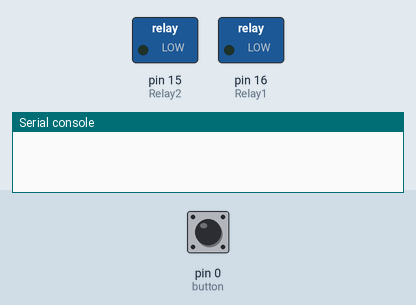
This program was run on a simulated MicroPython board. On the bench: switched loads named in the program (green lamp = pin HIGH), the last lines printed to the serial console. The test bench sets the inputs (shaded band); at power-on: pin 0 (button) HIGH.

Above: at 1.2 s.
1.3 s: pin 0 (button) pulled LOW for 0.15 s
At 1.7 s:
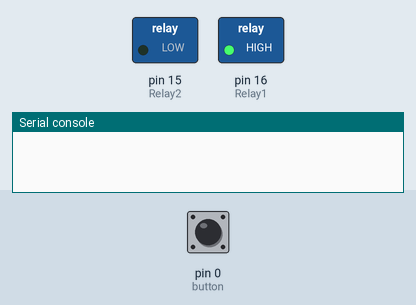
4.4 s: pin 0 (button) pulled LOW for 3.2 s
At 7.5 s:
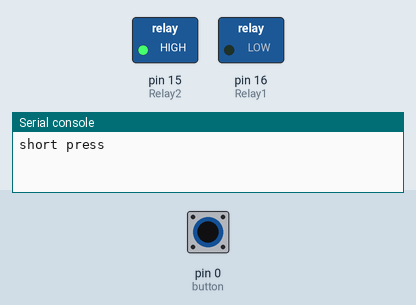
9.9 s: pin 0 (button) pulled LOW for 1 s
At 12.0 s:
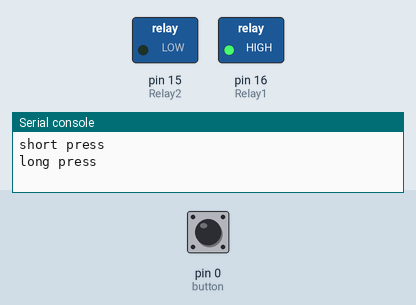
Timing chart, 0 to 14.4 s (numbered marks = the images above; inputs shaded):
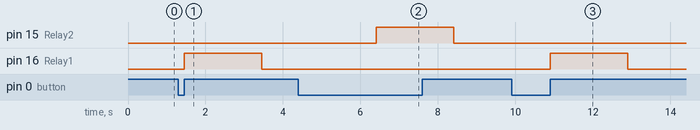

Measured:
- after the input at 1.3 s, pin 16 (Relay1): LOW → HIGH after 0.15 s, → LOW 2.0 s later
- after the input at 4.4 s, pin 15 (Relay2): LOW → HIGH after 2.0 s, → LOW 2.0 s later
- after the input at 9.9 s, pin 16 (Relay1): LOW → HIGH after 1.0 s, → LOW 2.0 s later

The program:

button_test.py
```python
from ubutton import uButton
import uasyncio as asyncio
import machine
from machine import Pin
import time

Relay1 = Pin(16, Pin.OUT)
Relay2 = Pin(15, Pin.OUT)

Relay1.off()
Relay2.off()

def Rel1():
    global Relay1

    Relay1.on()
    time.sleep(2)
    Relay1.off()
    print('short press')

def Rel2():
    global Relay2

    Relay2.on()
    time.sleep(2)
    Relay2.off()
    print('long press')

# Instantiate the controller instance
button = uButton(
    machine.Pin(0, machine.Pin.IN),
    cb_short = Rel1,
    short_wait=True,
    cb_long = Rel2,
    bounce_time=25,
    long_time=2000,
    act_low=True
)

# Get a reference to the event loop
loop = asyncio.get_event_loop()
# Schedule coroutines to run ASAP
loop.create_task(button.run())
# Run the event loop
loop.run_forever()
```

ubutton.py
```python
'''
ubutton.py, A MicroPython library for controlling PWM outputs

Copyright (C) 2019, Sean Lanigan

uButton is free software: you can redistribute it and/or modify it under the
terms of the GNU Lesser General Public License as published by the Free
Software Foundation, either version 3 of the License, or (at your option) any
later version.

uButton is distributed in the hope that it will be useful, but WITHOUT ANY
WARRANTY; without even the implied warranty of MERCHANTABILITY or FITNESS FOR
A PARTICULAR PURPOSE.  See the GNU Lesser General Public License for more
details.

You should have received a copy of the GNU Lesser General Public License along
with uButton.  If not, see <https://www.gnu.org/licenses/>.
'''
from machine import Pin, Timer
from time import ticks_ms
from micropython import const
import uasyncio as asyncio


delay  = const(5)

class uButton(object):
    __slots__ = (
        '_pin', '_cb_sh', '_cb_ln', '_run_sh', '_run_ln', '_time_sh',
        '_time_ln', '_bounce', '_long', '_trg_val', '_cb_sh_wait' )
    def __init__(self, pin, cb_short=None, short_wait=True, cb_long=None, bounce_time=25, long_time=500, act_low=True):
        if not isinstance(pin, Pin):
            raise TypeError("'pin' must be an instance of 'machine.Pin'")
        self._pin = pin
        if cb_short:
            if not callable(cb_short):
                raise TypeError("'cb_short' must be a callable")
            self._cb_sh = cb_short
        else:
            self._cb_sh = lambda *a, **k: None # no-op
        if not isinstance(short_wait, bool):
            raise TypeError("'short_wait' must be a bool")
        self._cb_sh_wait = short_wait
        if cb_long:
            if not callable(cb_long):
                raise TypeError("'cb_long' must be a callable")
            self._cb_ln = cb_long
        else:
            self._cb_ln = lambda *a, **k: None # no-op
        if not isinstance(bounce_time, int):
            raise TypeError("'bounce_time' must be an int")
        self._bounce = bounce_time
        if not isinstance(long_time, int):
            raise TypeError("'long_time' must be an int")
        self._long = long_time
        if not isinstance(act_low, bool):
            raise TypeError("'act_low' must be a bool")
        if act_low:
            self._trg_val = 0
            self._pin.irq(self._cb_press, Pin.IRQ_FALLING)
        else:
            self._trg_val = 1
            self._pin.irq(self._cb_press, Pin.IRQ_RISING)

        self._time_sh = 0
        self._time_ln = 0
        self._run_sh = False
        self._run_ln = False

    @property
    def callback_short(self):
        return self._cb_sh

    @callback_short.setter
    def callback_short(self, cb):
        if not callable(cb):
            raise TypeError("'cb' must be callable")
        self._cb_sh = cb

    @property
    def callback_long(self):
        return self._cb_ln

    @callback_long.setter
    def callback_long(self, cb):
        if not callable(cb):
            raise TypeError("'cb' must be callable")
        self._cb_ln = cb

    def _cb_press(self, pin):
        if self._pin.value() == self._trg_val:
            now = ticks_ms()
            self._time_sh = now + self._bounce
            self._run_sh = True
            self._time_ln = now + self._long
            self._run_ln = True

    async def run(self):
        # We store trg_val in a local variable, so it doesn't need to be
        # referenced each run through the loop - but this means that it
        # cannot be changed after the asyncio loop has started
        trg_val = self._trg_val
        sh_wait = self._cb_sh_wait
        trg_delay = False
        while True:
            run_sh = self._run_sh
            run_ln = self._run_ln
            if run_sh or run_ln:
                now = ticks_ms()
                val = self._pin.value()
            # If using delayed short trigger, check if a short press is pending
            if sh_wait:
                if trg_delay:
                    # If a short press is pending, check if the button value
                    # has returned to normal, i.e. if the button is released
                    if val != trg_val:
                        self._cb_sh()
                        trg_delay = False
            if run_sh:
                if now > self._time_sh:
                    self._run_sh = False
                    if val == trg_val:
                        # If using the delayed short trigger, flag that a short
                        # press is pending - otherwise run callback immediately
                        if sh_wait:
                            trg_delay = True
                        else:
                            self._cb_sh()
            if run_ln:
                if now > self._time_ln:
                    self._run_ln = False
                    if val == trg_val:
                        self._cb_ln()
                        # Since a long press has just been triggered, cancel
                        # any pending short press
                        trg_delay = False

            await asyncio.sleep_ms(delay)
```
